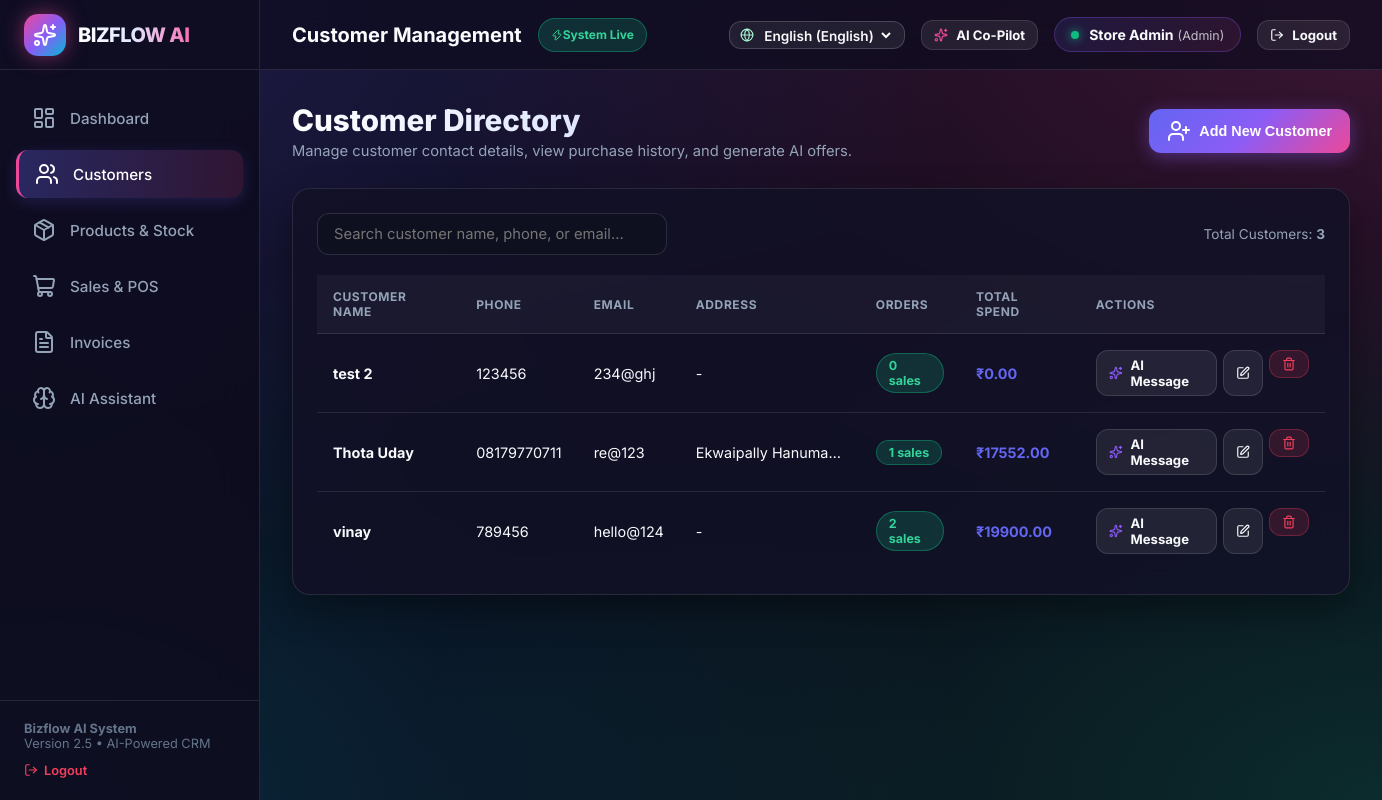
Page /customers (signed in) on the earlier database version.
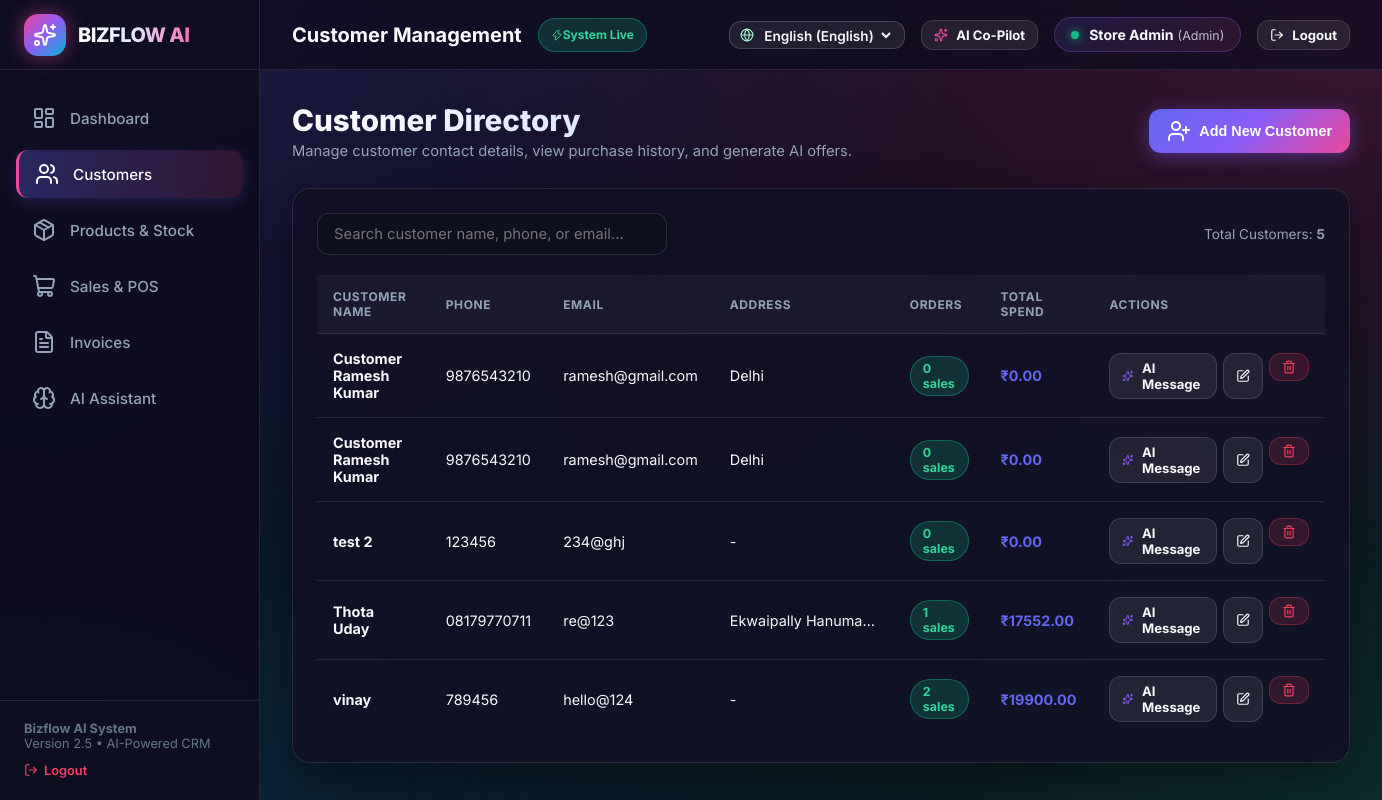
Same page on the later database version.
### tables this page shows
CREATE TABLE users (
            user_id INTEGER PRIMARY KEY AUTOINCREMENT,
            username TEXT UNIQUE NOT NULL,
            email TEXT UNIQUE NOT NULL,
            password_hash TEXT NOT NULL,
            name TEXT NOT NULL,
            role TEXT DEFAULT 'Admin',
            reset_question TEXT DEFAULT 'What is your store name?',
            reset_answer TEXT DEFAULT 'Bizflow Store',
            created_at TIMESTAMP DEFAULT CURRENT_TIMESTAMP
        );

CREATE TABLE customers (
            customer_id INTEGER PRIMARY KEY AUTOINCREMENT,
            name TEXT NOT NULL,
            phone TEXT NOT NULL,
            email TEXT,
            address TEXT,
            created_at TIMESTAMP DEFAULT CURRENT_TIMESTAMP
        , user_id INTEGER DEFAULT 1);

### app.py (the view)
@app.route('/customers')
@login_required
def customers_page():
    user_id = session['user_id']
    customers = CustomerManager.list_customers(user_id)
    return render_template('customers.html', active_page='customers', customers=customers)

### app.py (called while the page is built)
@app.context_processor
def inject_global_vars():
    user_id = session.get('user_id')
    user = get_user_by_id(user_id) if user_id else None
    current_lang = session.get('lang', 'en')
    if current_lang not in SUPPORTED_LANGUAGES:
        current_lang = 'en'
    def t(key):
        return get_translation(key, current_lang)
    return dict(
        current_user=user,
        current_lang=current_lang,
        supported_languages=SUPPORTED_LANGUAGES,
        translations=TRANSLATIONS,
        t=t
    )

def login_required(f):
    @wraps(f)
    def decorated_function(*args, **kwargs):
        if not session.get('user_id'):
            flash('Please sign in to access your Bizflow AI workspace.', 'error')
            return redirect(url_for('login_route'))
        return f(*args, **kwargs)
    return decorated_function

### customer.py (called while the page is built)
    @staticmethod
    def list_customers(user_id):
        return get_all_customers(user_id)

### database.py (called while the page is built)
def get_db_connection():
    conn = sqlite3.connect(DATABASE_PATH)
    conn.row_factory = sqlite3.Row
    return conn

### models.py (called while the page is built)
def get_user_by_id(user_id):
    conn = get_db_connection()
    user = conn.execute('SELECT * FROM users WHERE user_id = ?', (user_id,)).fetchone()
    conn.close()
    return dict(user) if user else None

def get_all_customers(user_id):
    conn = get_db_connection()
    customers = conn.execute('''
        SELECT c.*,
               COALESCE(COUNT(s.sale_id), 0) as total_orders,
               COALESCE(SUM(s.total_amount), 0.0) as total_spent,
               MAX(s.date) as last_purchase_date
        FROM customers c
        LEFT JOIN sales s ON c.customer_id = s.customer_id AND s.user_id = c.user_id
        WHERE c.user_id = ?
        GROUP BY c.customer_id
        ORDER BY c.created_at DESC
    ''', (user_id,)).fetchall()
    conn.close()
    return [dict(c) for c in customers]

### translations.py (called while the page is built)
def get_translation(key, lang='en'):
    if not lang or lang not in TRANSLATIONS:
        lang = 'en'
    lang_dict = TRANSLATIONS.get(lang, TRANSLATIONS['en'])
    return lang_dict.get(key, TRANSLATIONS['en'].get(key, key))

### templates/customers.html (shortened to what this page needs)
{% extends 'base.html' %}
{% block page_heading %}Customer Management{% endblock %}
{% block content %}
<div class="page-header">
    <div class="page-title-group">
        <h1>Customer Directory</h1>
        <p>Manage customer contact details, view purchase history, and generate AI offers.</p>
    </div>
    <button class="btn btn-primary" onclick="openModal('addCustomerModal')">
        <i data-lucide="user-plus"></i> Add New Customer
    </button>
</div>
<div class="card">
    <div style="display:flex; justify-content:space-between; align-items:center; margin-bottom:20px; gap:16px;">
        <div style="position:relative; flex:1; max-width:350px;">
            <input type="text" class="form-control table-search" data-table="customersTable" placeholder="Search customer name, phone, or email...">
        </div>
        <div style="font-size:0.85rem; color:var(--text-muted);">
            Total Customers: <b>{{ customers|length }}</b>
        </div>
    </div>
    <div class="table-container">
        <table id="customersTable">
            <thead>
                <tr>
                    <th>Customer Name</th>
                    <th>Phone</th>
                    <th>Email</th>
                    <th>Address</th>
                    <th>Orders</th>
                    <th>Total Spend</th>
                    <th>Actions</th>
                </tr>
            </thead>
            <tbody>
                {% if customers %}
                    {% for c in customers %}
                    <tr>
                        <td><b>{{ c.name }}</b></td>
                        <td>{{ c.phone }}</td>
                        <td>{{ c.email or '-' }}</td>
                        <td style="max-width:180px; text-overflow:ellipsis; overflow:hidden; white-space:nowrap;">{{ c.address or '-' }}</td>
                        <td><span class="badge badge-emerald">{{ c.total_orders }} sales</span></td>
                        <td><strong style="color:#6366F1;">₹{{ "%.2f"|format(c.total_spent) }}</strong></td>
                        <td>
                            <div style="display:flex; gap:6px;">
                                <a href="{{ url_for('ai_assistant_page', customer_id=c.customer_id) }}" class="btn btn-secondary btn-sm" title="Generate AI Followup Message">
                                    <i data-lucide="sparkles" style="color:#8B5CF6; width:14px; height:14px;"></i> AI Message
                                </a>
                                <button class="btn btn-secondary btn-sm" onclick="openEditModal({{ c.customer_id }}, '{{ c.name|escape }}', '{{ c.phone|escape }}', '{{ (c.email or '')|escape }}', '{{ (c.address or '')|escape }}')">
                                    <i data-lucide="edit" style="width:14px; height:14px;"></i>
                                </button>
                                <form action="{{ url_for('delete_customer_route', customer_id=c.customer_id) }}" method="POST" style="display:inline;" onsubmit="return confirm('Delete this customer?');">
                                    <button type="submit" class="btn btn-danger btn-sm">
                                        <i data-lucide="trash-2" style="width:14px; height:14px;"></i>
                                    </button>
                                </form>
                            </div>
                        </td>
                    </tr>
                    {% endfor %}
                {% else %}
                    <tr>
                        <td colspan="7" style="text-align:center; color:var(--text-muted);">No customers found. Click 'Add New Customer' to create one!</td>
                    </tr>
                {% endif %}
            </tbody>
        </table>
    </div>
</div>
{% endblock %}

### templates/base.html (shortened to what this page needs)
<!DOCTYPE html>
<html lang="{{ current_lang }}">
<head>
    <link rel="stylesheet" href="{{ url_for('static', filename='css/style.css') }}">
</head>
<body>
    <aside class="sidebar">
        <a href="{{ url_for('index') }}" class="brand-container" style="text-decoration: none;">
            <div class="brand-icon">
                <i data-lucide="sparkles"></i>
            </div>
            <span class="brand-title">BIZFLOW AI</span>
        </a>
        <ul class="nav-menu">
            <li class="nav-item {% if active_page == 'dashboard' %}active{% endif %}">
                <a href="{{ url_for('dashboard') }}">
                    <i data-lucide="layout-dashboard"></i>
                    <span data-i18n="nav_dashboard">{{ t('nav_dashboard') }}</span>
                </a>
            </li>
            <li class="nav-item {% if active_page == 'customers' %}active{% endif %}">
                <a href="{{ url_for('customers_page') }}">
                    <i data-lucide="users"></i>
                    <span data-i18n="nav_customers">{{ t('nav_customers') }}</span>
                </a>
            </li>
            <li class="nav-item {% if active_page == 'products' %}active{% endif %}">
                <a href="{{ url_for('products_page') }}">
                    <i data-lucide="package"></i>
                    <span data-i18n="nav_products">{{ t('nav_products') }}</span>
                </a>
            </li>
            <li class="nav-item {% if active_page == 'sales' %}active{% endif %}">
                <a href="{{ url_for('sales_page') }}">
                    <i data-lucide="shopping-cart"></i>
                    <span data-i18n="nav_sales">{{ t('nav_sales') }}</span>
                </a>
            </li>
            <li class="nav-item {% if active_page == 'invoices' %}active{% endif %}">
                <a href="{{ url_for('invoices_page') }}">
                    <i data-lucide="file-text"></i>
                    <span data-i18n="nav_invoices">{{ t('nav_invoices') }}</span>
                </a>
            </li>
            <li class="nav-item {% if active_page == 'ai' %}active{% endif %}">
                <a href="{{ url_for('ai_assistant_page') }}">
                    <i data-lucide="brain"></i>
                    <span data-i18n="nav_ai_assistant">{{ t('nav_ai_assistant') }}</span>
                </a>
            </li>
        </ul>
        <div class="sidebar-footer">
            <p><strong>Bizflow AI System</strong></p>
            <p>Version 2.5 • AI-Powered CRM</p>
            <div style="margin-top:12px;">
                <a href="{{ url_for('logout_route') }}" style="color:var(--accent-rose); text-decoration:none; font-weight:600; display:inline-flex; align-items:center; gap:6px;">
                    <i data-lucide="log-out" style="width:14px; height:14px;"></i> <span data-i18n="logout">{{ t('logout') }}</span>
                </a>
            </div>
        </div>
    </aside>
    <div class="main-wrapper">
        <header class="top-header">
            <div style="display:flex; align-items:center; gap:16px;">
                <div class="header-title">{% block page_heading %}Dashboard{% endblock %}</div>
                <span class="badge badge-emerald" style="font-size:0.75rem;"><i data-lucide="zap" style="width:12px;"></i> <span data-i18n="system_live">{{ t('system_live') }}</span></span>
            </div>
            <div class="header-actions">
                <div class="lang-selector-wrapper" title="Select Language">
                    <i data-lucide="globe" style="width:14px; height:14px; color:#A7F3D0;"></i>
                    <select class="bizflow-lang-select" aria-label="Select Language">
                        {% for code, lang in supported_languages.items() %}
                            <option value="{{ code }}" {% if current_lang == code %}selected{% endif %}>{{ lang.native }} ({{ lang.name }})</option>
                        {% endfor %}
                    </select>
                </div>
                <a href="{{ url_for('ai_assistant_page') }}" class="btn btn-secondary btn-sm" title="Ask Gemini AI">
                    <i data-lucide="sparkles" style="color:#EC4899; width:14px; height:14px;"></i> <span data-i18n="ai_copilot_btn">{{ t('ai_copilot_btn') }}</span>
                </a>
                <div class="user-badge">
                    <span class="status-dot"></span>
                    <span><strong>{{ current_user['name'] if current_user else 'Store Manager' }}</strong> <span style="opacity:0.75; font-size:0.78rem;">({{ current_user['role'] if current_user else 'Store Manager' }})</span></span>
                </div>
                <a href="{{ url_for('logout_route') }}" class="btn btn-secondary btn-sm" title="Log out of session">
                    <i data-lucide="log-out" style="width:14px; height:14px;"></i> <span data-i18n="logout">{{ t('logout') }}</span>
                </a>
            </div>
        </header>
        <main class="content-body">
            {% block content %}{% endblock %}
        </main>
    </div>
</body>
</html>

Differences in the rows shown:
added customers: name "Customer Ramesh Kumar", phone "9876543210", email "ramesh@gmail.com", address "Delhi", total_orders "0", total_spent "0.00"
added customers: name "Customer Ramesh Kumar", phone "9876543210", email "ramesh@gmail.com", address "Delhi", total_orders "0", total_spent "0.00"
Other differences:
{{ customers|length }}: "3" → "5"
